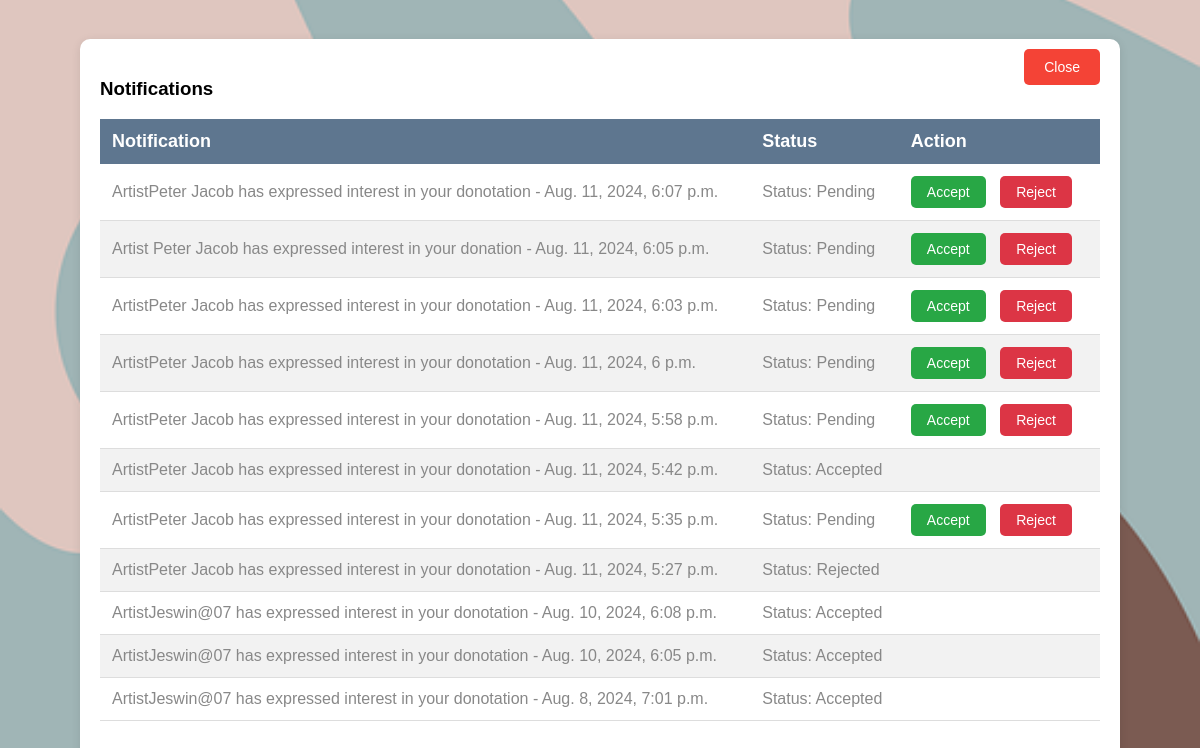
/donors/donor_notifications/ (signed in), run on the app's committed database.
### donors/models.py (models this page shows, shortened)
class DonorNotification(models.Model):
    donor=models.ForeignKey(Donors, on_delete=models.CASCADE)
    message=models.TextField()
    created_at=models.DateTimeField(auto_now_add=True)
    is_read=models.BooleanField(default=False)
    interest_request=models.ForeignKey(InterestRequest, on_delete=models.CASCADE,null=True, blank=True)

### donors/views.py (the view)
# urls.py: path('donor_notifications/', views.donor_notifications, name='donor_notifications'),
@login_required
@never_cache
def donor_notifications(request):
    donor = get_object_or_404(Donors, user=request.user)
    notifications = DonorNotification.objects.filter(donor=donor).order_by('-created_at')
    notifications.update(is_read=True)
    return render(request, 'Donors/donor_notifications.html', {'notifications': notifications})

### template/Donors/donor_notifications.html (shortened to what this page needs)
<!DOCTYPE html>
{% load static %}
<html>
<head>
</head>
<body>
<div class="popup" id="notificationPopup">
    <button class="close-button" onclick="window.history.back()">Close</button>
   <h3>Notifications</h3>
   <table>
    <thead>
        <tr>
            <th>Notification</th>
            <th>Status</th>
            <th a>Action</th>
        </tr>
    </thead>
    <tbody>
        {% for notification in notifications %}
            <tr class="{% if notification.is_read %}read{% else %}unread{% endif %}">
                <td>
                    {{ notification.message }} - {{ notification.created_at }}
                </td>
                <td>
                    {% if notification.interest_request %}
                        {% if notification.interest_request.status == 'accepted' %}
                            Status: Accepted
                        {% elif notification.interest_request.status == 'rejected' %}
                            Status: Rejected
                        {% else %}
                            Status: Pending
                        {% endif %}
                    {% else %}
                        No related interest requests found.
                    {% endif %}
                </td>
                <td>
                    {% if notification.interest_request and notification.interest_request.status == 'pending' %}
                        <form method="post" action="{% url 'handle_interest_request' notification.id %}">
                            <button type="submit" class="btn-approve" name="action" value="accept">Accept</button>
                            <button type="submit" class="btn-reject" name="action" value="reject">Reject</button>
                        </form>
                    {% endif %}
                </td>
            </tr>
        {% endfor %}
    </tbody>
</table>
</div>
</body>
</html>

### data on the page
DonorNotification: message "ArtistPeter Jacob has expressed interest in your donotation", created_at "Aug. 11, 2024, 6:07 p.m.", shows "Status: Pending", shows "Accept"
DonorNotification: message "Artist Peter Jacob has expressed interest in your donation", created_at "Aug. 11, 2024, 6:05 p.m.", shows "Status: Pending", shows "Accept"
DonorNotification: message "ArtistPeter Jacob has expressed interest in your donotation", created_at "Aug. 11, 2024, 6:03 p.m.", shows "Status: Pending", shows "Accept"
DonorNotification: message "ArtistPeter Jacob has expressed interest in your donotation", created_at "Aug. 11, 2024, 6 p.m.", shows "Status: Pending", shows "Accept"
DonorNotification: message "ArtistPeter Jacob has expressed interest in your donotation", created_at "Aug. 11, 2024, 5:58 p.m.", shows "Status: Pending", shows "Accept"
DonorNotification: message "ArtistPeter Jacob has expressed interest in your donotation", created_at "Aug. 11, 2024, 5:42 p.m.", shows "Status: Accepted"
DonorNotification: message "ArtistPeter Jacob has expressed interest in your donotation", created_at "Aug. 11, 2024, 5:35 p.m.", shows "Status: Pending", shows "Accept"
DonorNotification: message "ArtistPeter Jacob has expressed interest in your donotation", created_at "Aug. 11, 2024, 5:27 p.m.", shows "Status: Rejected"
DonorNotification: message "ArtistJeswin@07 has expressed interest in your donotation", created_at "Aug. 10, 2024, 6:08 p.m.", shows "Status: Accepted"
DonorNotification: message "ArtistJeswin@07 has expressed interest in your donotation", created_at "Aug. 10, 2024, 6:05 p.m.", shows "Status: Accepted"
DonorNotification: message "ArtistJeswin@07 has expressed interest in your donotation", created_at "Aug. 8, 2024, 7:01 p.m.", shows "Status: Accepted"
